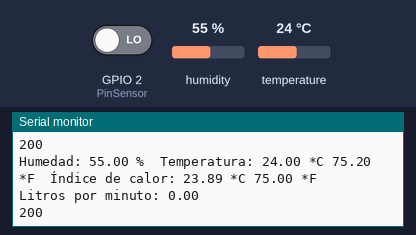
This sketch was run on a simulated ESP32. Shown: the last lines printed to the serial monitor. Inputs (shaded band) come from the test bench; at power-on: humidity 55 %, temperature 24 °C, GPIO 2 (PinSensor) LOW. WiFi joins after 1.5 s; servers stay silent unless stated; uploads are accepted with an empty reply.

Above: at 6.0 s.
6.1 s: humidity set to 22 %
At 7.64 s:
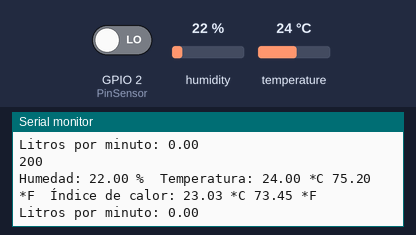
9.5 s: temperature set to 12 °C
At 10.4 s:
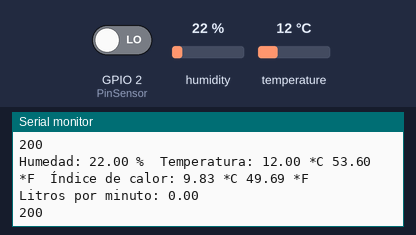
12.9 s: humidity set to 40 %
At 15.8 s:
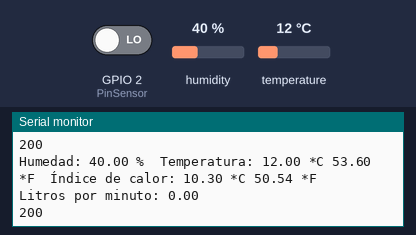
Timing chart, 0 to 17.3 s (numbered marks = the images above; inputs shaded):
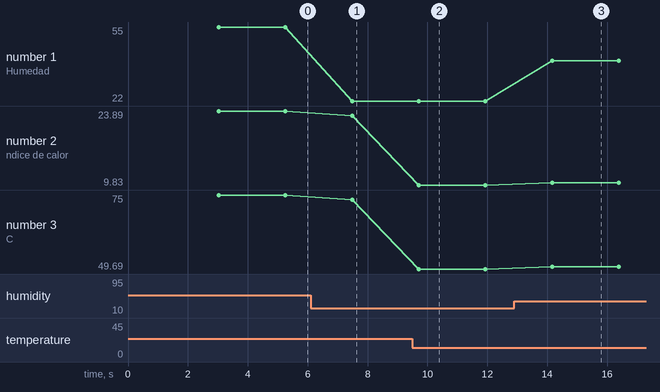

Measured:
- after the input at 6.1 s, the serial monitor: prints a new line after 1.4 s (image 1)
- after the input at 9.5 s, the serial monitor: prints a new line after 0.21 s (image 2)
- after the input at 12.9 s, the serial monitor: prints a new line after 1.3 s (image 3)
- plotted number 1: 55 → 22 after the input at 6.1 s, 22 → 40 after the input at 12.9 s
- plotted number 2: 23.89 → 23.03 after the input at 6.1 s, 23.03 → 9.83 after the input at 9.5 s, 9.83 → 10.3 after the input at 12.9 s
- plotted number 3: 75 → 73.45 after the input at 6.1 s, 73.45 → 49.69 after the input at 9.5 s, 49.69 → 50.54 after the input at 12.9 s

The sketch:

MW.ino
```cpp
#include <DHT.h>
#include <WiFi.h>

#include <WebServer.h>
#include <HTTPClient.h>

#define DHTPIN 4
#define DHTTYPE DHT11

const char *ssid = "ManuelJotillo";
const char *psw = "12345678";


WiFiServer server(80);//No se si sea necesaria


DHT dht(DHTPIN, DHTTYPE);
volatile int Contador;
int PinSensor = 2;

void pulso() {
  Contador++;
}


long calcularFrecuencia() {
  long cantidad;
  noInterrupts(); // Deshabilita interrupciones mientras se lee Contador
  cantidad = Contador * 2; // Multiplica por 2 para obtener pulsos por segundo
  Contador = 0; // Reinicia Contador
  interrupts(); // Habilita interrupciones nuevamente

  // Calcula el caudal en litros por minuto
  float Caudal = cantidad / 7.5;
  return Caudal;
}


void setup() {


WiFi.begin(ssid, psw);
 // Serial.begin(115200);
  Serial.println();
  Serial.println("Configurando punto de acceso...");

  WiFi.softAP(ssid, psw);

  IPAddress myIP = WiFi.softAPIP();
  Serial.print("AP IP address: ");
  Serial.println(myIP);
   Serial.print( WiFi.SSID().c_str());                   //Imprime en el pto. serie el nombre de la red WiFi de conexión
  Serial.print( WiFi.localIP().toString().c_str());


  server.begin();

  Serial.println("HTTP server started");\

   Serial.begin(115200);
  dht.begin();
  pinMode(PinSensor, INPUT);
  attachInterrupt(digitalPinToInterrupt(PinSensor), pulso, RISING);
}

void loop() {
  delay(1000);


  if(WiFi.status() ==WL_CONNECTED){
HTTPClient http;

http.begin("http://be2us-64aaa-aaaaa-qaabq-cai.localhost:4943/");
http.addHeader("Content/type", "text/plain");


  float h = dht.readHumidity();
  float t = dht.readTemperature();
  float f = dht.readTemperature(true);

  if (isnan(h) || isnan(t) || isnan(f)) {
    Serial.println("Error obteniendo los datos del sensor DHT11");
    return;
  }

  float hif = dht.computeHeatIndex(f, h);
  float hic = dht.computeHeatIndex(t, h, false);

  Serial.print("Humedad: ");
  Serial.print(h); // es la humedad
  Serial.print(" %\t");
  Serial.print("Temperatura: ");
  Serial.print(t);// es la temperatura
  Serial.print(" *C ");
  Serial.print(f);
  Serial.print(" *F\t");
  Serial.print("Índice de calor: ");
  Serial.print(hic);
  Serial.print(" *C ");
  Serial.print(hif);
  Serial.println(" *F");

  float Caudal = calcularFrecuencia();

  Serial.print("Litros por minuto: ");
  Serial.println(Caudal); //Imprime el caudal
int httpResponseCode = http.POST(String(h));

if(httpResponseCode>0){
String response = http.getString();

Serial.println(httpResponseCode);

Serial.println(response);


}else{

  Serial.print("Error mandando el POST: ");
  Serial.println(httpResponseCode);
}


http.end();
}else{
Serial.println("Error en el wifi");
}

delay(1000);


}
```
